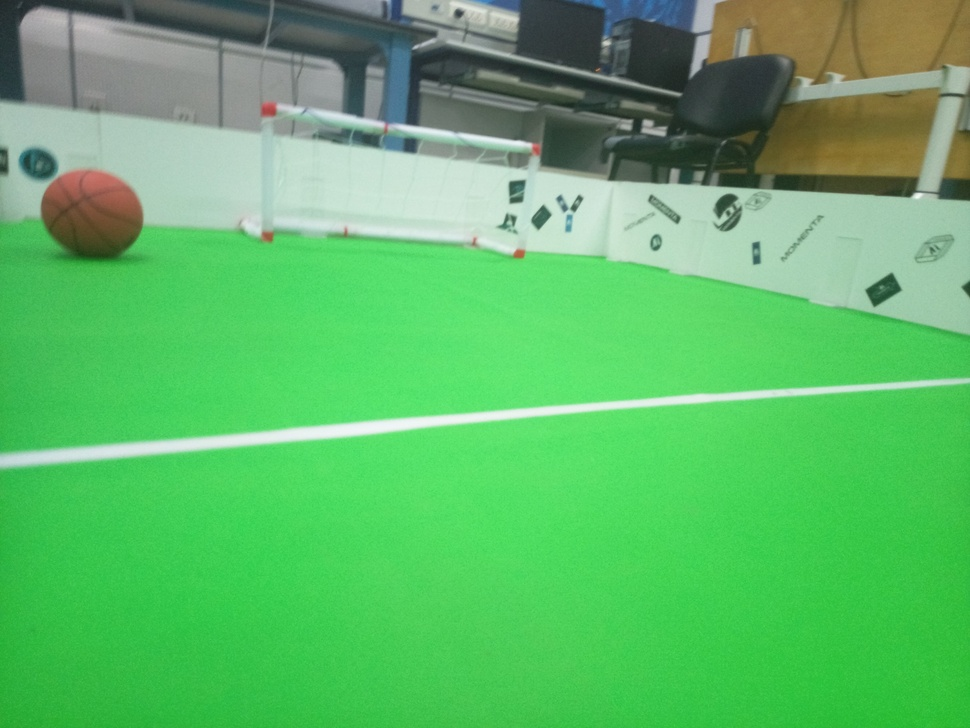
#> input picture P80725-102902.jpg, 970 x 728 px, shrunk from 1594 x 1196 before the run
$ python testBrisk.py   (older library calls are emulated)
#> lines starting #> are read from the running program, lines starting #| are printed output that depends on the picture; after the words box and inside, x2 and y2 are one past the last pixel; in counts of white or black regions, pixels touching at a corner belong together
#!/usr/bin/env python
# -*- coding=utf-8 -*-
# Summary: 使用OpenCV3.x-Python检测BRISK特征点
# Author:  Amusi
# Date:    2018-03-17
# Reference: https://docs.opencv.org/master/de/dbf/classcv_1_1BRISK.html

import cv2
import numpy

def main():
    img = cv2.imread("P80725-102902.jpg")
#> img is the input picture: shape (728, 970, 3); mean B, G, R 103.7, 184.5, 92.9
    # cv2.imshow('Input Image', img)
    # cv2.waitKey(0)

    brisk = cv2.BRISK_create()
    # fast = cv2.FastFeatureDetector()
    keypoints = brisk.detect(img, None)
#> keypoints = 441 keypoints; strongest (x, y, size): (538, 224, 36), (542, 208, 31.3), (579, 198, 26.8), (543, 209, 34.4)
    # keypoints = fast.detect(img, None)

    # 必须要先初始化img2
    img2 = img.copy()
    img2 = cv2.drawKeypoints(img, keypoints, img2, color=(0, 255, 0))
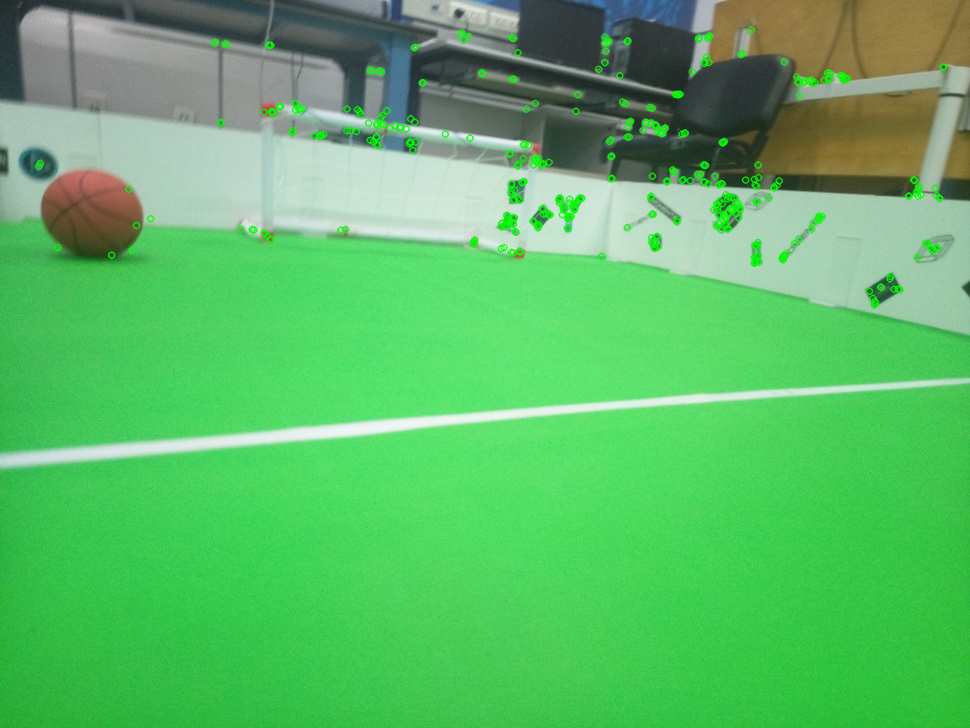
#> img2: shape (728, 970, 3); 1.92% of pixels changed, all inside (x1, y1, x2, y2) = (34, 25, 948, 310)
    cv2.imshow('Detected BRISK keypoints', img2)
    cv2.waitKey(0)

if __name__ == '__main__':
    main()
